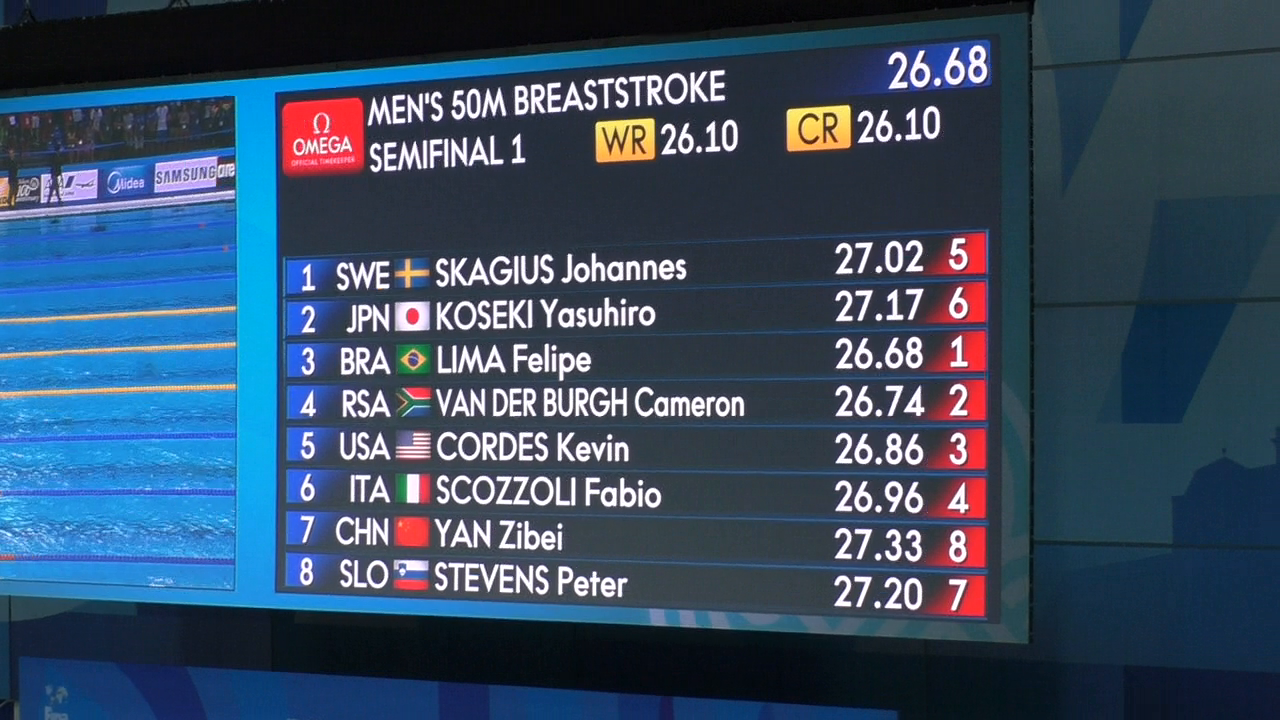
#> input picture data/natation/000007.png, 1280 x 720 px, found by its file name
$ jupyter execute Region_of_interest_detection.ipynb
#> lines starting #> are read from the running program, lines starting #| are printed output that depends on the picture; after the words box and inside, x2 and y2 are one past the last pixel; in counts of white or black regions, pixels touching at a corner belong together
In this notebook the goal is to take an input image, perform ROI (Region Of Interest) detection. This is done using the Differentiable Binarization method.

[cell 1]
# Import packages
import cv2
import numpy as np
import matplotlib.pyplot as plt

[cell 2]
img_path = '/home/said/courses/Projetinfo/sports_scr/data/natation/000007.png'

[cell 3]
# Create MSER object
mser = cv2.MSER_create()

# Your image path i-e receipt path
img = cv2.imread(img_path, cv2.IMREAD_GRAYSCALE)
ref_img = cv2.imread(img_path, cv2.IMREAD_GRAYSCALE)

# detect regions in gray scale image
regions, _ = mser.detectRegions(img)
#> regions = 5229 items

hulls = [cv2.convexHull(r) for r in regions]
#> hulls = 5229 contours; largest, box (x1, y1, x2, y2) and area: (1, 96, 235, 211) 18834, (1, 96, 235, 211) 18790, (1, 96, 235, 211) 18760, (1, 96, 235, 200) 17040, (188, 667, 439, 719) 10523

# [5 lines of commented-out code are left out]

[cell 4]
len(hulls)
#> Out = 5229

[cell 5]
mask = np.zeros((img.shape[0], img.shape[1], 1), dtype=np.uint8)

for contour in hulls:
    cv2.drawContours(mask, [contour], -1, (255, 255, 255), -1)
#> this loop made 5229 passes
#> contour on pass 18: [[39, 195], [29, 195], [30, 191], [39, 187]]
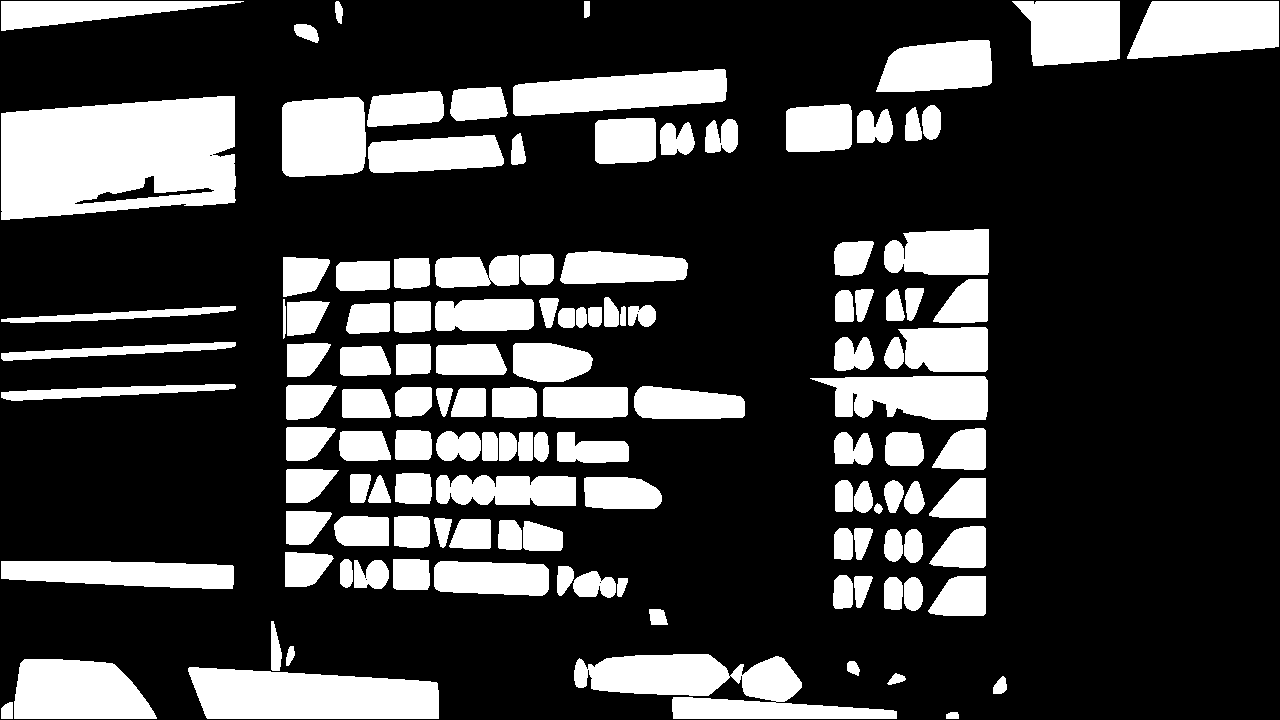
#> mask: shape (720, 1280, 1); 24.6% white; 127 white regions, largest, box (x1, y1, x2, y2) and area: (1, 96, 236, 220) 24109, (574, 654, 897, 719) 10961, (188, 667, 439, 719) 10807

# this is used to find only text regions, remaining are ignored
text_only = cv2.bitwise_and(img, img, mask=mask)

cv2.imshow("text only", text_only)
cv2.waitKey(0)
cv2.destroyAllWindows()

[cell 6]
text_only_0_1 = text_only.copy()
text_only_0_1[~(text_only_0_1 == 0)] = 1
#> text_only_0_1: shape (720, 1280); values 0 (black) and 1 (white), 24.1% white; 252 white regions (102 under 20 px), largest, box (x1, y1, x2, y2) and area: (1, 96, 236, 220) 24109, (188, 667, 439, 719) 10807, (1127, 1, 1279, 59) 7299

[cell 7]
text_only_0_1

[cell 8]
plt.figure(figsize=(12, 6))
plt.imshow(text_only, cmap='gray')

[cell 9]
plt.figure(figsize=(12, 6))
plt.imshow(text_only_0_1, cmap='gray')

[cell 10]
# Perform connected-component labeling
ret, labels = cv2.connectedComponents(text_only_0_1)
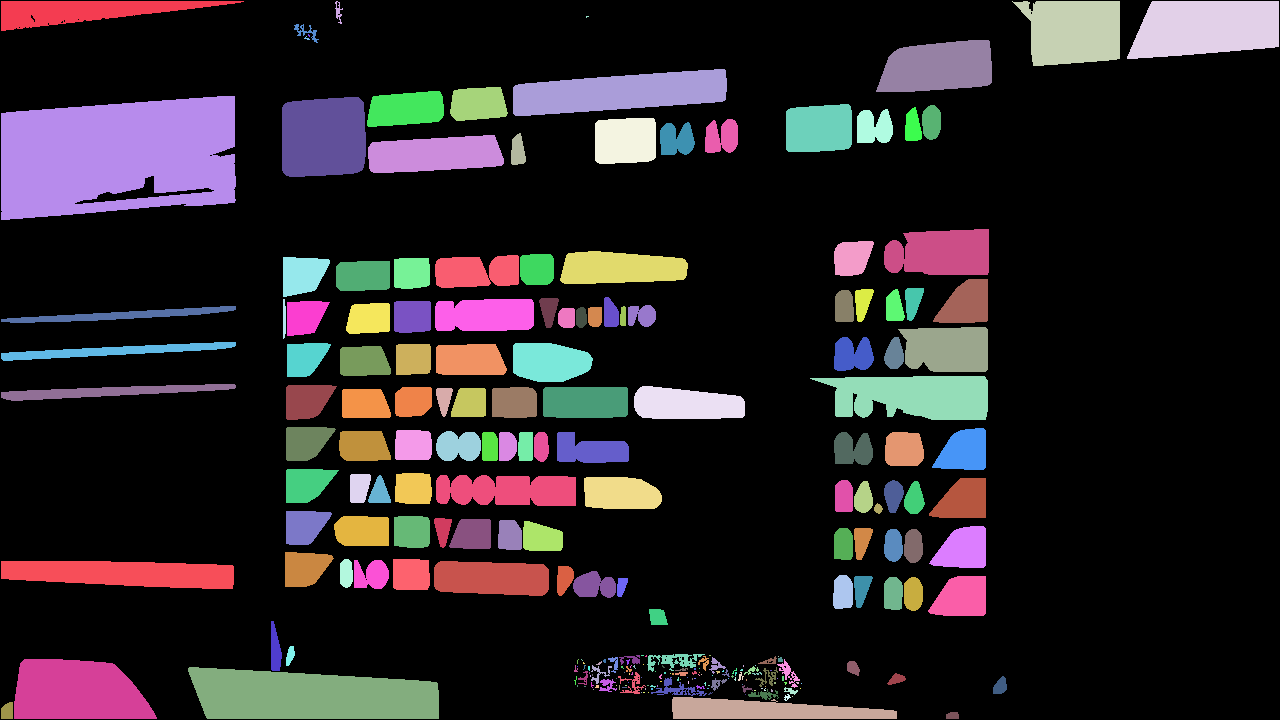
#> labels: shape (720, 1280) int32; 253 distinct labels, from 0 to 252; one colour per label, 0 black
#> ret = 253

[cell 11]
import matplotlib.pyplot as plt

# Plot the connected components using a color map
plt.imshow(labels, cmap='gray')
plt.axis('off')
plt.show()

[cell 12]
# Draw rectangles around the regions
rectangles = []

for region in regions:
    x, y, w, h = cv2.boundingRect(region)
    rectangles.append([x, y, x + w, y + h])
    cv2.rectangle(img, (x, y), (x + w, y + h), (255, 0, 0), 2)
#> this loop made 5229 passes
#> (x, y, w, h) on passes 1 to 3: (584, 1, 6, 17), (1012, 1, 22, 20), (591, 654, 139, 42)
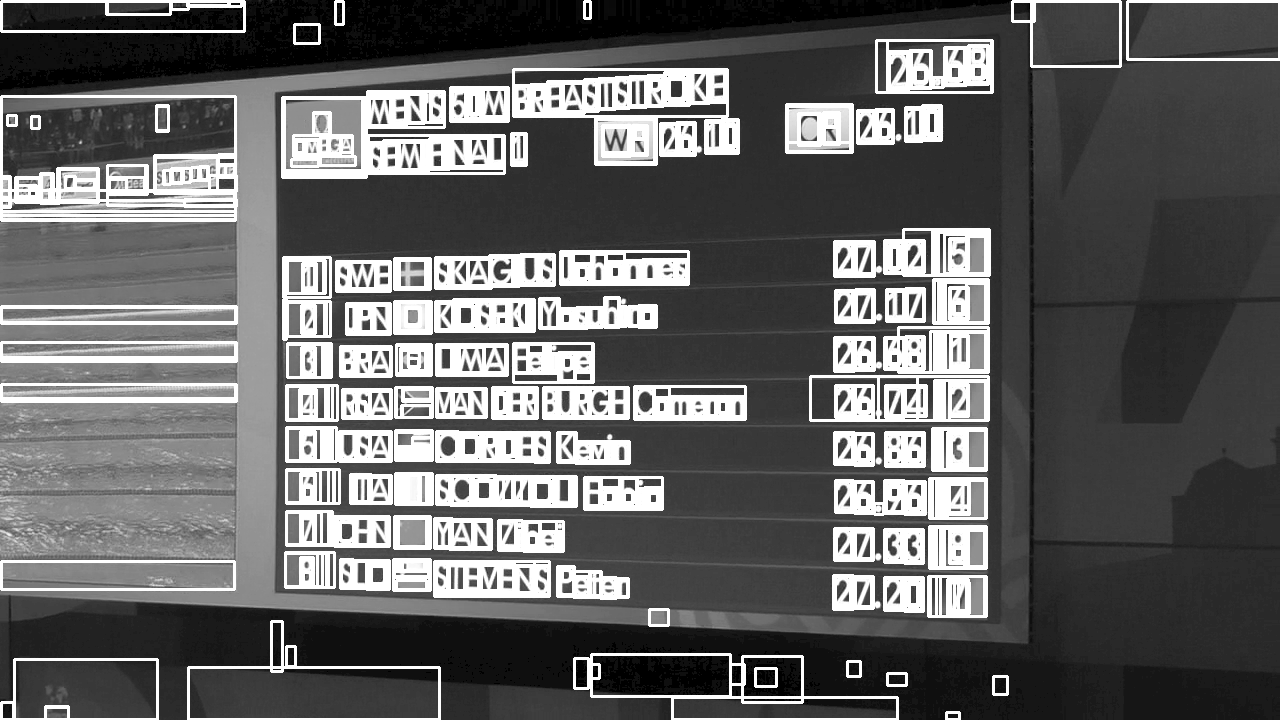
#> img: shape (720, 1280); min 0, max 255, mean 99.5
#> after the loop, rectangles = 5229 items, first 6: [584, 1, 590, 18], [1012, 1, 1034, 21], [591, 654, 730, 696], [742, 656, 802, 702], [730, 664, 744, 684], [574, 658, 588, 688]

# Display the image with the rectangles
cv2.imshow('Image with rectangles', img)
cv2.waitKey(0)
cv2.destroyAllWindows()

[cell 13]
plt.figure(figsize=(12, 6))
plt.imshow(text_only, cmap='gray')

[cell 14]
plt.figure(figsize=(12, 6))
plt.plot(text_only.sum(axis=1))

[cell 15]
plt.figure(figsize=(12, 6))
plt.plot(text_only.sum(axis=0))

[cell 16]
from scipy.signal import find_peaks
import numpy as np

x = text_only.mean(axis=0)
#> x = 1280 values, max 89.58 at index 961, min 0 at index 0, mean 29.37
x_peaks, _ = find_peaks(x, height=int(0.1*max(x)), distance=20)
#> x_peaks = 33 values from 1 to 982
plt.plot(x)
plt.plot(x_peaks, x[x_peaks], "x")
plt.plot(np.zeros_like(x), "--", color="gray")
plt.show()

[cell 17]
x_peaks
#> Out = 33 values from 1 to 982

[cell 18]
x = text_only[:, x_peaks[0]:x_peaks[-1]].mean(axis=1)
#> x = 720 values, max 105.2 at index 391, min 0 at index 0, mean 36.77
y_peaks, _ = find_peaks(x, height=int(0.1*max(x)), distance=20)
#> y_peaks = 23 values from 1 to 718
plt.plot(x)
plt.plot(y_peaks, x[y_peaks], "x")
plt.plot(np.zeros_like(x), "--", color="gray")
plt.show()
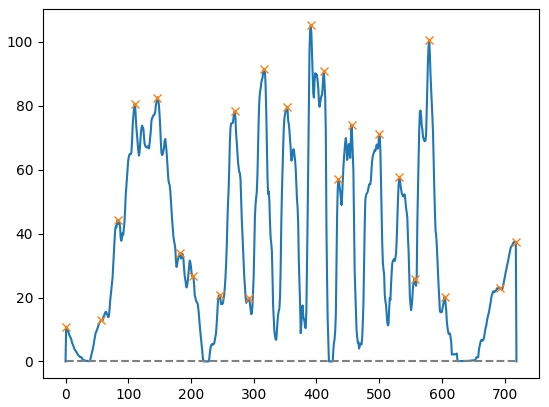
#> figure drawn by matplotlib, 1 panel; curve peaks at x = 391, y = 105.2; curve peaks at x = 391, y = 105.2

[cell 19]
y_peaks
#> Out = 23 values from 1 to 718

[cell 20]
plt.figure(figsize=(12, 6))
plt.imshow(text_only[y_peaks[2]:y_peaks[-2],x_peaks[2]:x_peaks[-2]], cmap='gray')
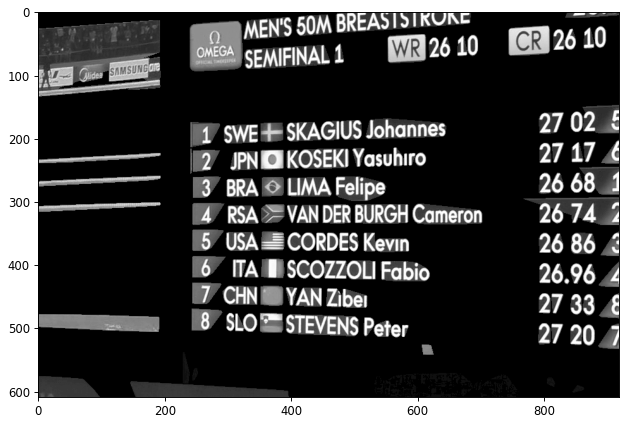
#> figure drawn by matplotlib, 1 panel

[cell 21]
# import the necessary packages
import numpy as np
# Malisiewicz et al.
def non_max_suppression_fast(boxes, overlapThresh):
	# if there are no boxes, return an empty list
#> called with boxes = array of shape (5229, 4), overlapThresh = 0.1
	if len(boxes) == 0:
		return []
	# if the bounding boxes integers, convert them to floats --
	# this is important since we'll be doing a bunch of divisions
	if boxes.dtype.kind == "i":
		boxes = boxes.astype("float")
	# initialize the list of picked indexes
	pick = []
	# grab the coordinates of the bounding boxes
	x1 = boxes[:,0]
#> x1 = 5229 values, max 1127 at index 5215, min 1 at index 11, mean 589
	y1 = boxes[:,1]
#> y1 = 5229 values, max 712 at index 5225, min 1 at index 0, mean 332.5
	x2 = boxes[:,2]
#> x2 = 5229 values, max 1279 at index 5215, min 9 at index 1170, mean 610.4
	y2 = boxes[:,3]
#> y2 = 5229 values, max 719 at index 11, min 5 at index 569, mean 359.6
	# compute the area of the bounding boxes and sort the bounding
	# boxes by the bottom-right y-coordinate of the bounding box
	area = (x2 - x1 + 1) * (y2 - y1 + 1)
#> area = 5229 values, max 27260 at index 16, min 88 at index 306, mean 674.3
	idxs = np.argsort(y2)
#> idxs = 5229 values, max 5228 at index 8, min 0 at index 6, mean 2614
	# keep looping while some indexes still remain in the indexes
	# list
	while len(idxs) > 0:
		# grab the last index in the indexes list and add the
		# index value to the list of picked indexes
		last = len(idxs) - 1
		i = idxs[last]
		pick.append(i)
		# find the largest (x, y) coordinates for the start of
		# the bounding box and the smallest (x, y) coordinates
		# for the end of the bounding box
		xx1 = np.maximum(x1[i], x1[idxs[:last]])
		yy1 = np.maximum(y1[i], y1[idxs[:last]])
		xx2 = np.minimum(x2[i], x2[idxs[:last]])
		yy2 = np.minimum(y2[i], y2[idxs[:last]])
		# compute the width and height of the bounding box
		w = np.maximum(0, xx2 - xx1 + 1)
		h = np.maximum(0, yy2 - yy1 + 1)
		# compute the ratio of overlap
		overlap = (w * h) / area[idxs[:last]]
		# delete all indexes from the index list that have
		idxs = np.delete(idxs, np.concatenate(([last],
			np.where(overlap > overlapThresh)[0])))
#> this loop made 160 passes
#> (last, i) on passes 1 to 3: (5228, 5217), (5224, 5225), (5223, 11)
#> after the loop, idxs = empty array; pick = 160 values, max 5228 at index 158, min 0 at index 159, mean 2677.5
	# return only the bounding boxes that were picked using the
	# integer data type
	return boxes[pick].astype("int")

[cell 22]
NMS_boxes = non_max_suppression_fast(boxes=np.array(rectangles), overlapThresh=0.1)
#> NMS_boxes = 160 rows, first 6: [45, 707, 68, 719], [946, 712, 959, 719], [1, 702, 13, 719], [14, 659, 157, 719], [188, 667, 439, 719], [672, 697, 897, 719]

[cell 23]
len(NMS_boxes)
#> Out = 160

[cell 24]
len(rectangles)
#> Out = 5229

[cell 25]
for box in NMS_boxes:
    x1, y1, x2, y2 = box
    cv2.rectangle(ref_img, (x1, y1), (x2, y2), (255, 0, 0), 2)
#> this loop made 160 passes
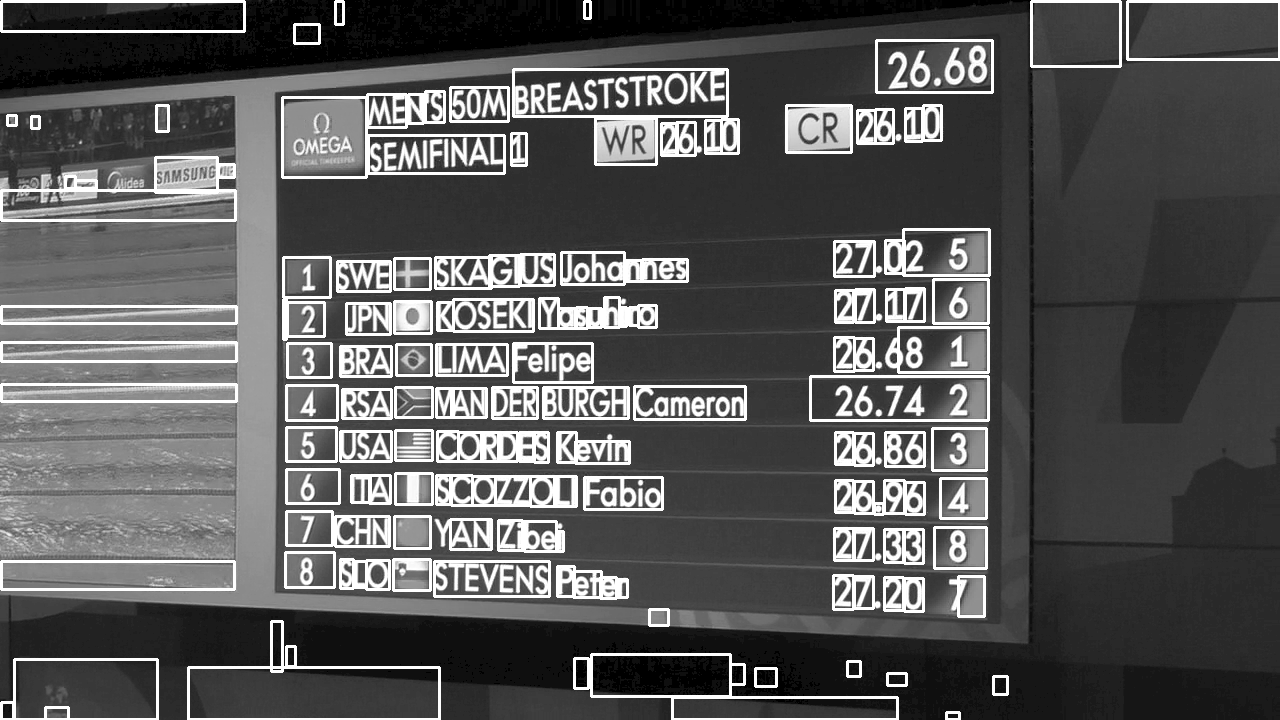
#> ref_img: shape (720, 1280); min 0, max 255, mean 88.3

# Display the image with the rectangles
cv2.imshow('Image with NMS boxes', ref_img)
cv2.waitKey(0)
cv2.destroyAllWindows()

[cell 26]
plt.imshow(ref_img)

[cell 27]
img = cv2.imread(img_path, cv2.IMREAD_GRAYSCALE)

[cell 28]
mser = cv2.MSER_create()
coordinates, bboxes = mser.detectRegions(img)
#> coordinates = 5229 items
for bbox in bboxes:
    x, y, w, h = bbox
    cv2.rectangle(img, (x, y), (x + w, y + h), (255, 0, 0), 2)

[cell 29]
plt.figure(figsize=(12, 6))
plt.imshow(img, cmap='gray')

[cell 30]
img_ = cv2.erode(text_only_0_1, np.ones((100, 100)))
#> img_: shape (720, 1280); every value is 0
img_ = cv2.dilate(img_, np.ones((100, 100)))
